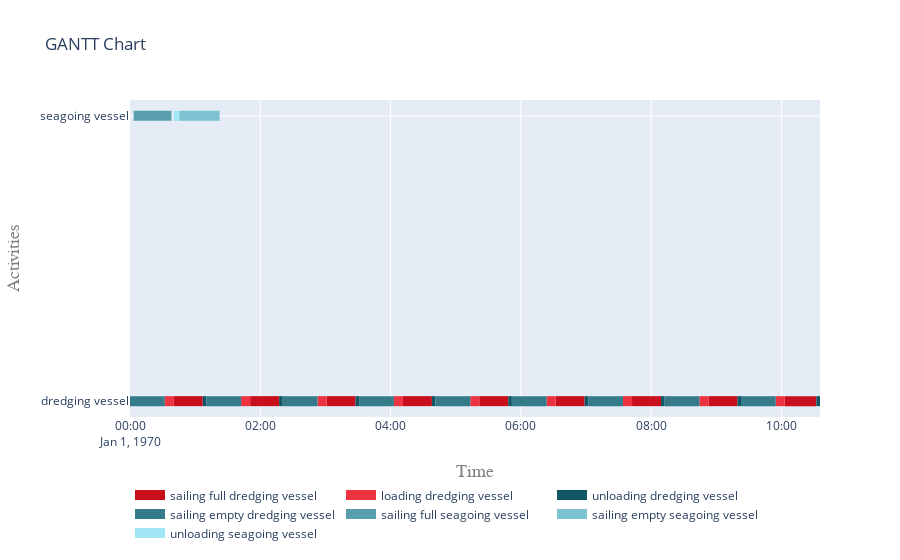

The notebook cell saved with this chart:
### Markdown cell above
##### 5.2. Visualise gantt chart

### Code cell
plot.get_gantt_chart([vessel01,vessel02], id_map=[activities_dredging_vessel, activities_seagoing_vessel])

### Figure 1 — Plotly figure (JSON) as saved in the notebook; plotly's stock layout.template omitted (floating-point values rounded to 4 significant figures)
{"data": [{"connectgaps": false, "hoverinfo": "y+name", "line": {"color": "rgb(201,14,28)", "width": 10}, "mode": "lines", "name": "sailing full dredging vessel", "type": "scatter", "x": ["1970-01-01T00:40:20.113018", "1970-01-01T00:40:20.113018", "1970-01-01T01:07:00.207200", "1970-01-01T01:07:00.207200", "1970-01-01T01:07:00.207200", "1970-01-01T01:50:40.320219", "1970-01-01T01:50:40.320219", "1970-01-01T02:17:20.414401", "1970-01-01T02:17:20.414401", "1970-01-01T02:17:20.414401", "1970-01-01T03:01:00.527419", "1970-01-01T03:01:00.527419", "1970-01-01T03:27:40.621601", "1970-01-01T03:27:40.621601", "1970-01-01T03:27:40.621601", "1970-01-01T04:11:20.734620", "1970-01-01T04:11:20.734620", "1970-01-01T04:38:00.828802", "1970-01-01T04:38:00.828802", "1970-01-01T04:38:00.828802", "1970-01-01T05:21:40.941820", "1970-01-01T05:21:40.941820", "1970-01-01T05:48:21.036002", "1970-01-01T05:48:21.036002", "1970-01-01T05:48:21.036002", "1970-01-01T06:32:01.149021", "1970-01-01T06:32:01.149021", "1970-01-01T06:58:41.243203", "1970-01-01T06:58:41.243203", "1970-01-01T06:58:41.243203", "1970-01-01T07:42:21.356221", "1970-01-01T07:42:21.356221", "1970-01-01T08:09:01.450403", "1970-01-01T08:09:01.450403", "1970-01-01T08:09:01.450403", "1970-01-01T08:52:41.563422", "1970-01-01T08:52:41.563422", "1970-01-01T09:19:21.657604", "1970-01-01T09:19:21.657604", "1970-01-01T09:19:21.657604", "1970-01-01T10:03:01.770622", "1970-01-01T10:03:01.770622", "1970-01-01T10:32:07.327912", "1970-01-01T10:32:07.327912", "1970-01-01T10:32:07.327912"], "y": ["dredging vessel", "dredging vessel", "dredging vessel", "dredging vessel", null, "dredging vessel", "dredging vessel", "dredging vessel", "dredging vessel", null, "dredging vessel", "dredging vessel", "dredging vessel", "dredging vessel", null, "dredging vessel", "dredging vessel", "dredging vessel", "dredging vessel", null, "dredging vessel", "dredging vessel", "dredging vessel", "dredging vessel", null, "dredging vessel", "dredging vessel", "dredging vessel", "dredging vessel", null, "dredging vessel", "dredging vessel", "dredging vessel", "dredging vessel", null, "dredging vessel", "dredging vessel", "dredging vessel", "dredging vessel", null, "dredging vessel", "dredging vessel", "dredging vessel", "dredging vessel", null]}, {"connectgaps": false, "hoverinfo": "y+name", "line": {"color": "rgb(237,50,64)", "width": 10}, "mode": "lines", "name": "loading dredging vessel", "type": "scatter", "x": ["1970-01-01T00:32:00.113018", "1970-01-01T00:32:00.113018", "1970-01-01T00:40:20.113018", "1970-01-01T00:40:20.113018", "1970-01-01T00:40:20.113018", "1970-01-01T01:42:20.320219", "1970-01-01T01:42:20.320219", "1970-01-01T01:50:40.320219", "1970-01-01T01:50:40.320219", "1970-01-01T01:50:40.320219", "1970-01-01T02:52:40.527419", "1970-01-01T02:52:40.527419", "1970-01-01T03:01:00.527419", "1970-01-01T03:01:00.527419", "1970-01-01T03:01:00.527419", "1970-01-01T04:03:00.734620", "1970-01-01T04:03:00.734620", "1970-01-01T04:11:20.734620", "1970-01-01T04:11:20.734620", "1970-01-01T04:11:20.734620", "1970-01-01T05:13:20.941820", "1970-01-01T05:13:20.941820", "1970-01-01T05:21:40.941820", "1970-01-01T05:21:40.941820", "1970-01-01T05:21:40.941820", "1970-01-01T06:23:41.149021", "1970-01-01T06:23:41.149021", "1970-01-01T06:32:01.149021", "1970-01-01T06:32:01.149021", "1970-01-01T06:32:01.149021", "1970-01-01T07:34:01.356221", "1970-01-01T07:34:01.356221", "1970-01-01T07:42:21.356221", "1970-01-01T07:42:21.356221", "1970-01-01T07:42:21.356221", "1970-01-01T08:44:21.563422", "1970-01-01T08:44:21.563422", "1970-01-01T08:52:41.563422", "1970-01-01T08:52:41.563422", "1970-01-01T08:52:41.563422", "1970-01-01T09:54:41.770622", "1970-01-01T09:54:41.770622", "1970-01-01T10:03:01.770622", "1970-01-01T10:03:01.770622", "1970-01-01T10:03:01.770622"], "y": ["dredging vessel", "dredging vessel", "dredging vessel", "dredging vessel", null, "dredging vessel", "dredging vessel", "dredging vessel", "dredging vessel", null, "dredging vessel", "dredging vessel", "dredging vessel", "dredging vessel", null, "dredging vessel", "dredging vessel", "dredging vessel", "dredging vessel", null, "dredging vessel", "dredging vessel", "dredging vessel", "dredging vessel", null, "dredging vessel", "dredging vessel", "dredging vessel", "dredging vessel", null, "dredging vessel", "dredging vessel", "dredging vessel", "dredging vessel", null, "dredging vessel", "dredging vessel", "dredging vessel", "dredging vessel", null, "dredging vessel", "dredging vessel", "dredging vessel", "dredging vessel", null]}, {"connectgaps": false, "hoverinfo": "y+name", "line": {"color": "rgb(17,86,100)", "width": 10}, "mode": "lines", "name": "unloading dredging vessel", "type": "scatter", "x": ["1970-01-01T01:07:00.207200", "1970-01-01T01:07:00.207200", "1970-01-01T01:10:20.207200", "1970-01-01T01:10:20.207200", "1970-01-01T01:10:20.207200", "1970-01-01T02:17:20.414401", "1970-01-01T02:17:20.414401", "1970-01-01T02:20:40.414401", "1970-01-01T02:20:40.414401", "1970-01-01T02:20:40.414401", "1970-01-01T03:27:40.621601", "1970-01-01T03:27:40.621601", "1970-01-01T03:31:00.621601", "1970-01-01T03:31:00.621601", "1970-01-01T03:31:00.621601", "1970-01-01T04:38:00.828802", "1970-01-01T04:38:00.828802", "1970-01-01T04:41:20.828802", "1970-01-01T04:41:20.828802", "1970-01-01T04:41:20.828802", "1970-01-01T05:48:21.036002", "1970-01-01T05:48:21.036002", "1970-01-01T05:51:41.036002", "1970-01-01T05:51:41.036002", "1970-01-01T05:51:41.036002", "1970-01-01T06:58:41.243203", "1970-01-01T06:58:41.243203", "1970-01-01T07:02:01.243203", "1970-01-01T07:02:01.243203", "1970-01-01T07:02:01.243203", "1970-01-01T08:09:01.450403", "1970-01-01T08:09:01.450403", "1970-01-01T08:12:21.450403", "1970-01-01T08:12:21.450403", "1970-01-01T08:12:21.450403", "1970-01-01T09:19:21.657604", "1970-01-01T09:19:21.657604", "1970-01-01T09:22:41.657604", "1970-01-01T09:22:41.657604", "1970-01-01T09:22:41.657604", "1970-01-01T10:32:07.327912", "1970-01-01T10:32:07.327912", "1970-01-01T10:35:27.327912", "1970-01-01T10:35:27.327912", "1970-01-01T10:35:27.327912"], "y": ["dredging vessel", "dredging vessel", "dredging vessel", "dredging vessel", null, "dredging vessel", "dredging vessel", "dredging vessel", "dredging vessel", null, "dredging vessel", "dredging vessel", "dredging vessel", "dredging vessel", null, "dredging vessel", "dredging vessel", "dredging vessel", "dredging vessel", null, "dredging vessel", "dredging vessel", "dredging vessel", "dredging vessel", null, "dredging vessel", "dredging vessel", "dredging vessel", "dredging vessel", null, "dredging vessel", "dredging vessel", "dredging vessel", "dredging vessel", null, "dredging vessel", "dredging vessel", "dredging vessel", "dredging vessel", null, "dredging vessel", "dredging vessel", "dredging vessel", "dredging vessel", null]}, {"connectgaps": false, "hoverinfo": "y+name", "line": {"color": "rgb(53,122,136)", "width": 10}, "mode": "lines", "name": "sailing empty dredging vessel", "type": "scatter", "x": ["1970-01-01T00:00:00", "1970-01-01T00:00:00", "1970-01-01T00:32:00.113018", "1970-01-01T00:32:00.113018", "1970-01-01T00:32:00.113018", "1970-01-01T01:10:20.207200", "1970-01-01T01:10:20.207200", "1970-01-01T01:42:20.320219", "1970-01-01T01:42:20.320219", "1970-01-01T01:42:20.320219", "1970-01-01T02:20:40.414401", "1970-01-01T02:20:40.414401", "1970-01-01T02:52:40.527419", "1970-01-01T02:52:40.527419", "1970-01-01T02:52:40.527419", "1970-01-01T03:31:00.621601", "1970-01-01T03:31:00.621601", "1970-01-01T04:03:00.734620", "1970-01-01T04:03:00.734620", "1970-01-01T04:03:00.734620", "1970-01-01T04:41:20.828802", "1970-01-01T04:41:20.828802", "1970-01-01T05:13:20.941820", "1970-01-01T05:13:20.941820", "1970-01-01T05:13:20.941820", "1970-01-01T05:51:41.036002", "1970-01-01T05:51:41.036002", "1970-01-01T06:23:41.149021", "1970-01-01T06:23:41.149021", "1970-01-01T06:23:41.149021", "1970-01-01T07:02:01.243203", "1970-01-01T07:02:01.243203", "1970-01-01T07:34:01.356221", "1970-01-01T07:34:01.356221", "1970-01-01T07:34:01.356221", "1970-01-01T08:12:21.450403", "1970-01-01T08:12:21.450403", "1970-01-01T08:44:21.563422", "1970-01-01T08:44:21.563422", "1970-01-01T08:44:21.563422", "1970-01-01T09:22:41.657604", "1970-01-01T09:22:41.657604", "1970-01-01T09:54:41.770622", "1970-01-01T09:54:41.770622", "1970-01-01T09:54:41.770622"], "y": ["dredging vessel", "dredging vessel", "dredging vessel", "dredging vessel", null, "dredging vessel", "dredging vessel", "dredging vessel", "dredging vessel", null, "dredging vessel", "dredging vessel", "dredging vessel", "dredging vessel", null, "dredging vessel", "dredging vessel", "dredging vessel", "dredging vessel", null, "dredging vessel", "dredging vessel", "dredging vessel", "dredging vessel", null, "dredging vessel", "dredging vessel", "dredging vessel", "dredging vessel", null, "dredging vessel", "dredging vessel", "dredging vessel", "dredging vessel", null, "dredging vessel", "dredging vessel", "dredging vessel", "dredging vessel", null, "dredging vessel", "dredging vessel", "dredging vessel", "dredging vessel", null]}, {"connectgaps": false, "hoverinfo": "y+name", "line": {"color": "rgb(89,158,172)", "width": 10}, "mode": "lines", "name": "sailing full seagoing vessel", "type": "scatter", "x": ["1970-01-01T00:03:20", "1970-01-01T00:03:20", "1970-01-01T00:38:13.474629", "1970-01-01T00:38:13.474629", "1970-01-01T00:38:13.474629"], "y": ["seagoing vessel", "seagoing vessel", "seagoing vessel", "seagoing vessel", null]}, {"connectgaps": false, "hoverinfo": "y+name", "line": {"color": "rgb(125,194,208)", "width": 10}, "mode": "lines", "name": "sailing empty seagoing vessel", "type": "scatter", "x": ["1970-01-01T00:45:20.113018", "1970-01-01T00:45:20.113018", "1970-01-01T01:22:33.152622", "1970-01-01T01:22:33.152622", "1970-01-01T01:22:33.152622"], "y": ["seagoing vessel", "seagoing vessel", "seagoing vessel", "seagoing vessel", null]}, {"connectgaps": false, "hoverinfo": "y+name", "line": {"color": "rgb(161,230,244)", "width": 10}, "mode": "lines", "name": "unloading seagoing vessel", "type": "scatter", "x": ["1970-01-01T00:40:20.113018", "1970-01-01T00:40:20.113018", "1970-01-01T00:45:20.113018", "1970-01-01T00:45:20.113018", "1970-01-01T00:45:20.113018"], "y": ["seagoing vessel", "seagoing vessel", "seagoing vessel", "seagoing vessel", null]}], "layout": {"hovermode": "closest", "legend": {"orientation": "h", "x": 0, "y": -0.2}, "title": {"text": "GANTT Chart"}, "xaxis": {"range": ["1970-01-01T00:00:00", "1970-01-01T10:35:27.327912"], "title": {"font": {"color": "#7f7f7f", "family": "Courier New, monospace", "size": 18}, "text": "Time"}}, "yaxis": {"title": {"font": {"color": "#7f7f7f", "family": "Courier New, monospace", "size": 18}, "text": "Activities"}}}}
